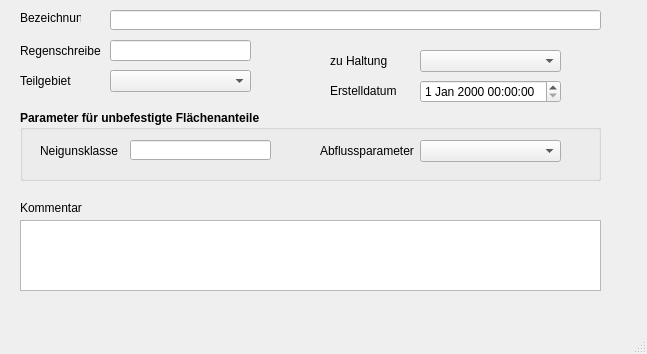
<?xml version="1.0" encoding="UTF-8"?>
<ui version="4.0">
 <class>MainWindow</class>
 <widget class="QMainWindow" name="MainWindow">
  <property name="enabled">
   <bool>true</bool>
  </property>
  <property name="geometry">
   <rect>
    <x>0</x>
    <y>0</y>
    <width>647</width>
    <height>354</height>
   </rect>
  </property>
  <property name="windowTitle">
   <string>MainWindow</string>
  </property>
  <widget class="QWidget" name="centralwidget">
   <widget class="QLabel" name="label_20">
    <property name="geometry">
     <rect>
      <x>330</x>
      <y>50</y>
      <width>81</width>
      <height>21</height>
     </rect>
    </property>
    <property name="text">
     <string>zu Haltung</string>
    </property>
   </widget>
   <widget class="QLabel" name="label">
    <property name="geometry">
     <rect>
      <x>20</x>
      <y>10</y>
      <width>61</width>
      <height>16</height>
     </rect>
    </property>
    <property name="text">
     <string>Bezeichnung</string>
    </property>
   </widget>
   <widget class="QLabel" name="label_14">
    <property name="geometry">
     <rect>
      <x>20</x>
      <y>200</y>
      <width>81</width>
      <height>16</height>
     </rect>
    </property>
    <property name="text">
     <string>Kommentar</string>
    </property>
   </widget>
   <widget class="QLabel" name="label_5">
    <property name="geometry">
     <rect>
      <x>20</x>
      <y>40</y>
      <width>81</width>
      <height>21</height>
     </rect>
    </property>
    <property name="text">
     <string>Regenschreiber</string>
    </property>
   </widget>
   <widget class="QLabel" name="label_70">
    <property name="geometry">
     <rect>
      <x>330</x>
      <y>80</y>
      <width>71</width>
      <height>21</height>
     </rect>
    </property>
    <property name="text">
     <string>Erstelldatum</string>
    </property>
   </widget>
   <widget class="QLabel" name="label_22">
    <property name="geometry">
     <rect>
      <x>20</x>
      <y>70</y>
      <width>71</width>
      <height>21</height>
     </rect>
    </property>
    <property name="text">
     <string>Teilgebiet</string>
    </property>
   </widget>
   <widget class="QLineEdit" name="flnam">
    <property name="geometry">
     <rect>
      <x>110</x>
      <y>10</y>
      <width>491</width>
      <height>20</height>
     </rect>
    </property>
   </widget>
   <widget class="QLineEdit" name="regenschreiber">
    <property name="geometry">
     <rect>
      <x>110</x>
      <y>40</y>
      <width>141</width>
      <height>21</height>
     </rect>
    </property>
   </widget>
   <widget class="QComboBox" name="haltnam">
    <property name="geometry">
     <rect>
      <x>420</x>
      <y>50</y>
      <width>141</width>
      <height>22</height>
     </rect>
    </property>
   </widget>
   <widget class="QComboBox" name="teilgebiet">
    <property name="geometry">
     <rect>
      <x>110</x>
      <y>70</y>
      <width>141</width>
      <height>22</height>
     </rect>
    </property>
   </widget>
   <widget class="QTextEdit" name="kommentar">
    <property name="geometry">
     <rect>
      <x>20</x>
      <y>220</y>
      <width>581</width>
      <height>71</height>
     </rect>
    </property>
   </widget>
   <widget class="QGroupBox" name="groupBox">
    <property name="geometry">
     <rect>
      <x>20</x>
      <y>110</y>
      <width>581</width>
      <height>71</height>
     </rect>
    </property>
    <property name="font">
     <font>
      <weight>75</weight>
      <bold>true</bold>
     </font>
    </property>
    <property name="title">
     <string>Parameter für unbefestigte Flächenanteile</string>
    </property>
    <widget class="QLabel" name="label_3">
     <property name="geometry">
      <rect>
       <x>20</x>
       <y>30</y>
       <width>81</width>
       <height>21</height>
      </rect>
     </property>
     <property name="font">
      <font>
       <weight>50</weight>
       <bold>false</bold>
      </font>
     </property>
     <property name="text">
      <string>Neigunsklasse</string>
     </property>
    </widget>
    <widget class="QLineEdit" name="neigkl">
     <property name="geometry">
      <rect>
       <x>110</x>
       <y>30</y>
       <width>141</width>
       <height>20</height>
      </rect>
     </property>
    </widget>
    <widget class="QComboBox" name="abflussparameter">
     <property name="geometry">
      <rect>
       <x>400</x>
       <y>30</y>
       <width>141</width>
       <height>22</height>
      </rect>
     </property>
    </widget>
    <widget class="QLabel" name="label_21">
     <property name="geometry">
      <rect>
       <x>300</x>
       <y>30</y>
       <width>111</width>
       <height>21</height>
      </rect>
     </property>
     <property name="font">
      <font>
       <weight>50</weight>
       <bold>false</bold>
      </font>
     </property>
     <property name="text">
      <string>Abflussparameter</string>
     </property>
    </widget>
   </widget>
   <widget class="QgsDateTimeEdit" name="createdat">
    <property name="geometry">
     <rect>
      <x>420</x>
      <y>80</y>
      <width>141</width>
      <height>23</height>
     </rect>
    </property>
   </widget>
  </widget>
  <widget class="QMenuBar" name="menubar">
   <property name="geometry">
    <rect>
     <x>0</x>
     <y>0</y>
     <width>647</width>
     <height>21</height>
    </rect>
   </property>
  </widget>
  <widget class="QStatusBar" name="statusbar"/>
 </widget>
 <customwidgets>
  <customwidget>
   <class>QgsDateTimeEdit</class>
   <extends>QDateTimeEdit</extends>
   <header>qgsdatetimeedit.h</header>
  </customwidget>
 </customwidgets>
 <tabstops>
  <tabstop>flnam</tabstop>
  <tabstop>regenschreiber</tabstop>
  <tabstop>teilgebiet</tabstop>
  <tabstop>neigkl</tabstop>
  <tabstop>abflussparameter</tabstop>
  <tabstop>kommentar</tabstop>
  <tabstop>haltnam</tabstop>
  <tabstop>createdat</tabstop>
 </tabstops>
 <resources/>
 <connections/>
</ui>
